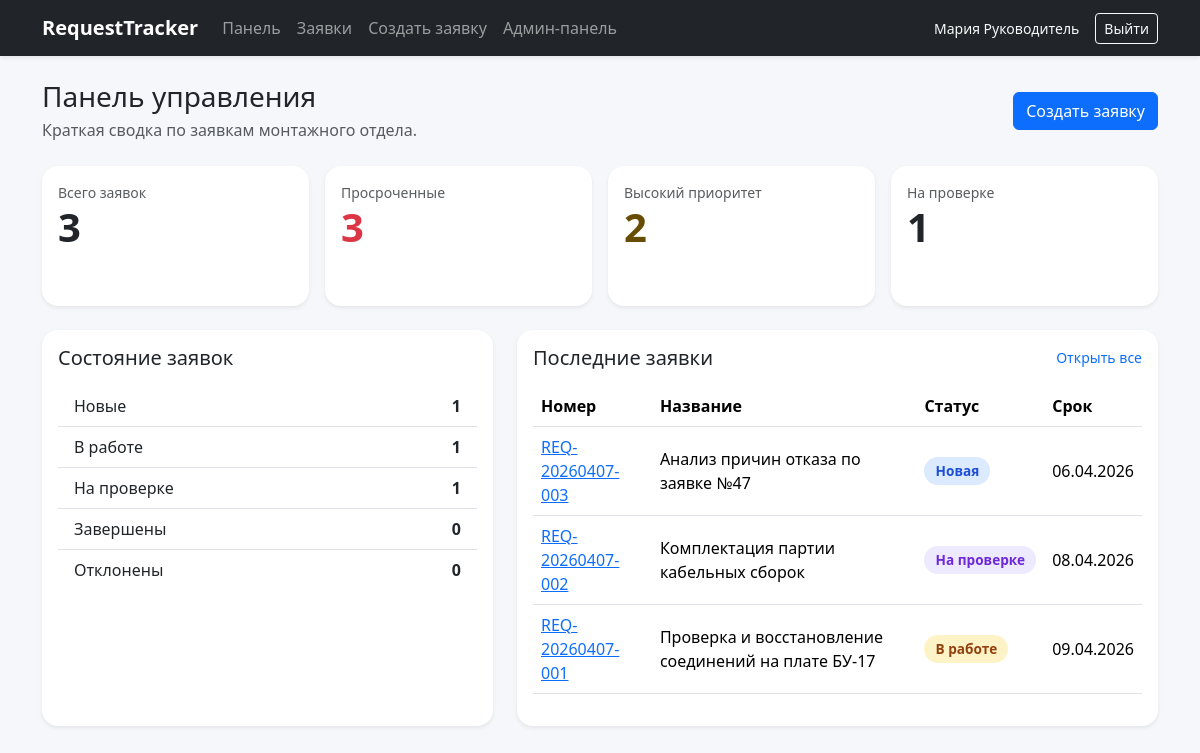
The app's page /dashboard/ (signed in) with its own data.
### tickets/models.py (models this page shows, shortened)
class Ticket(models.Model):
    class Status(models.TextChoices):
        NEW = 'new', 'Новая'
        IN_PROGRESS = 'in_progress', 'В работе'
        ON_REVIEW = 'on_review', 'На проверке'
        COMPLETED = 'completed', 'Завершена'
        REJECTED = 'rejected', 'Отклонена'
    class Priority(models.TextChoices):
        LOW = 'low', 'Низкий'
        MEDIUM = 'medium', 'Средний'
        HIGH = 'high', 'Высокий'
        CRITICAL = 'critical', 'Критический'
    number = models.CharField('Номер заявки', max_length=20, unique=True, editable=False)
    title = models.CharField('Краткое название', max_length=200)
    description = models.TextField('Описание работ')
    department = models.ForeignKey(
        Department,
        on_delete=models.PROTECT,
        related_name='tickets',
        verbose_name='Подразделение',
    )
    initiator = models.ForeignKey(
        settings.AUTH_USER_MODEL,
        on_delete=models.PROTECT,
        related_name='created_tickets',
        verbose_name='Инициатор',
    )
    assignee = models.ForeignKey(
        settings.AUTH_USER_MODEL,
        on_delete=models.SET_NULL,
        related_name='assigned_tickets',
        verbose_name='Исполнитель',
        blank=True,
        null=True,
    )
    controller = models.ForeignKey(
        settings.AUTH_USER_MODEL,
        on_delete=models.SET_NULL,
        related_name='controlled_tickets',
        verbose_name='Проверяющий',
        blank=True,
        null=True,
    )
    status = models.CharField(
        'Статус', max_length=20, choices=Status.choices, default=Status.NEW
    )
    priority = models.CharField(
        'Приоритет', max_length=20, choices=Priority.choices, default=Priority.MEDIUM
    )
    due_date = models.DateField('Срок выполнения', blank=True, null=True)
    created_at = models.DateTimeField('Создана', auto_now_add=True)
    updated_at = models.DateTimeField('Обновлена', auto_now=True)
    class Meta:
        verbose_name = 'Заявка'
        verbose_name_plural = 'Заявки'
        ordering = ['-created_at']

### tickets/views.py (the view)
# urls.py: path('dashboard/', views.dashboard, name='dashboard'),
@login_required
def dashboard(request: HttpRequest) -> HttpResponse:
    tickets = get_visible_tickets(request.user)
    status_counts = {status: 0 for status, _ in Ticket.Status.choices}
    for row in tickets.values('status').annotate(total=Count('id')):
        status_counts[row['status']] = row['total']
    overdue = tickets.filter(due_date__lt=timezone.localdate()).exclude(
        status__in=[Ticket.Status.COMPLETED, Ticket.Status.REJECTED]
    )
    recent_tickets = tickets[:5]
    context = {
        'status_counts': status_counts,
        'recent_tickets': recent_tickets,
        'overdue_count': overdue.count(),
        'total_count': tickets.count(),
        'high_priority_count': tickets.filter(priority__in=[Ticket.Priority.HIGH, Ticket.Priority.CRITICAL]).count(),
    }
    return render(request, 'tickets/dashboard.html', context)

### tickets/utils.py (called while the page is built)
def user_group_names(user) -> set[str]:
    if not getattr(user, 'is_authenticated', False):
        return set()
    return set(user.groups.values_list('name', flat=True))

def is_manager(user) -> bool:
    return bool(getattr(user, 'is_superuser', False) or MANAGER_GROUPS.intersection(user_group_names(user)))

def get_visible_tickets(user) -> QuerySet[Ticket]:
    if not getattr(user, 'is_authenticated', False):
        return Ticket.objects.none()
    if is_manager(user):
        return Ticket.objects.select_related('department', 'initiator', 'assignee', 'controller').all()
    return Ticket.objects.select_related('department', 'initiator', 'assignee', 'controller').filter(
        Q(initiator=user) | Q(assignee=user) | Q(controller=user)
    ).distinct()

### templates/tickets/dashboard.html (shortened to what this page needs)
{% extends 'base.html' %}
{% block content %}
<div class="d-flex justify-content-between align-items-center mb-4">
    <div>
        <h1 class="h3 mb-1">Панель управления</h1>
        <p class="text-muted mb-0">Краткая сводка по заявкам монтажного отдела.</p>
    </div>
    <a href="{% url 'ticket_create' %}" class="btn btn-primary">Создать заявку</a>
</div>
<div class="row g-3 mb-4">
    <div class="col-md-3">
        <div class="card border-0 shadow-sm stat-card">
            <div class="card-body">
                <div class="text-muted small">Всего заявок</div>
                <div class="display-6 fw-semibold">{{ total_count }}</div>
            </div>
        </div>
    </div>
    <div class="col-md-3">
        <div class="card border-0 shadow-sm stat-card">
            <div class="card-body">
                <div class="text-muted small">Просроченные</div>
                <div class="display-6 fw-semibold text-danger">{{ overdue_count }}</div>
            </div>
        </div>
    </div>
    <div class="col-md-3">
        <div class="card border-0 shadow-sm stat-card">
            <div class="card-body">
                <div class="text-muted small">Высокий приоритет</div>
                <div class="display-6 fw-semibold text-warning-emphasis">{{ high_priority_count }}</div>
            </div>
        </div>
    </div>
    <div class="col-md-3">
        <div class="card border-0 shadow-sm stat-card">
            <div class="card-body">
                <div class="text-muted small">На проверке</div>
                <div class="display-6 fw-semibold">{{ status_counts.on_review }}</div>
            </div>
        </div>
    </div>
</div>
<div class="row g-4">
    <div class="col-lg-5">
        <div class="card border-0 shadow-sm h-100">
            <div class="card-body">
                <h2 class="h5 mb-3">Состояние заявок</h2>
                <ul class="list-group list-group-flush">
                    <li class="list-group-item d-flex justify-content-between"><span>Новые</span><strong>{{ status_counts.new }}</strong></li>
                    <li class="list-group-item d-flex justify-content-between"><span>В работе</span><strong>{{ status_counts.in_progress }}</strong></li>
                    <li class="list-group-item d-flex justify-content-between"><span>На проверке</span><strong>{{ status_counts.on_review }}</strong></li>
                    <li class="list-group-item d-flex justify-content-between"><span>Завершены</span><strong>{{ status_counts.completed }}</strong></li>
                    <li class="list-group-item d-flex justify-content-between"><span>Отклонены</span><strong>{{ status_counts.rejected }}</strong></li>
                </ul>
            </div>
        </div>
    </div>
    <div class="col-lg-7">
        <div class="card border-0 shadow-sm h-100">
            <div class="card-body">
                <div class="d-flex justify-content-between align-items-center mb-3">
                    <h2 class="h5 mb-0">Последние заявки</h2>
                    <a href="{% url 'ticket_list' %}" class="small text-decoration-none">Открыть все</a>
                </div>
                <div class="table-responsive">
                    <table class="table align-middle">
                        <thead>
                        <tr>
                            <th>Номер</th>
                            <th>Название</th>
                            <th>Статус</th>
                            <th>Срок</th>
                        </tr>
                        </thead>
                        <tbody>
                        {% for ticket in recent_tickets %}
                            <tr>
                                <td><a href="{% url 'ticket_detail' ticket.pk %}">{{ ticket.number }}</a></td>
                                <td>{{ ticket.title }}</td>
                                <td><span class="badge badge-status status-{{ ticket.status }}">{{ ticket.get_status_display }}</span></td>
                                <td>{% if ticket.due_date %}{{ ticket.due_date|date:'d.m.Y' }}{% else %}—{% endif %}</td>
                            </tr>
                        {% empty %}
                            <tr><td colspan="4" class="text-center text-muted">Заявок пока нет.</td></tr>
                        {% endfor %}
                        </tbody>
                    </table>
                </div>
            </div>
        </div>
    </div>
</div>
{% endblock %}

### templates/base.html (shortened to what this page needs)
{% load static %}
<!DOCTYPE html>
<html lang="ru">
<head>
    <link href="https://cdn.jsdelivr.net/npm/bootstrap@5.3.3/dist/css/bootstrap.min.css" rel="stylesheet">
    <link rel="stylesheet" href="{% static 'css/styles.css' %}">
</head>
<body>
<nav class="navbar navbar-expand-lg navbar-dark bg-dark shadow-sm">
    <div class="container">
        <a class="navbar-brand fw-semibold" href="{% url 'dashboard' %}">RequestTracker</a>
        <div class="collapse navbar-collapse" id="mainNav">
            {% if user.is_authenticated %}
                <ul class="navbar-nav me-auto mb-2 mb-lg-0">
                    <li class="nav-item"><a class="nav-link" href="{% url 'dashboard' %}">Панель</a></li>
                    <li class="nav-item"><a class="nav-link" href="{% url 'ticket_list' %}">Заявки</a></li>
                    <li class="nav-item"><a class="nav-link" href="{% url 'ticket_create' %}">Создать заявку</a></li>
                    <li class="nav-item"><a class="nav-link" href="/admin/">Админ-панель</a></li>
                </ul>
                <div class="d-flex align-items-center gap-3 text-light small">
                    <span>{{ user.get_full_name|default:user.username }}</span>
                    <form method="post" action="{% url 'logout' %}">
                        <button class="btn btn-outline-light btn-sm" type="submit">Выйти</button>
                    </form>
                </div>
            {% endif %}
        </div>
    </div>
</nav>
<main class="container py-4">
    {% block content %}{% endblock %}
</main>
</body>
</html>

### static/css/styles.css (style rules this page uses)
body { background: #f5f7fb; }
.card { border-radius: 1rem; }
.stat-card { min-height: 140px; }
.badge-status { font-size: 0.85rem; padding: 0.45rem 0.7rem; border-radius: 999px; }
.status-new { background: #dbeafe; color: #1d4ed8; }
.status-in_progress { background: #fef3c7; color: #92400e; }
.status-on_review { background: #ede9fe; color: #6d28d9; }
.table td, .table th { vertical-align: middle; }

### records on screen
Ticket: number "REQ-20260407-003", title "Анализ причин отказа по заявке №47", status "Новая", due_date "06.04.2026"
Ticket: number "REQ-20260407-002", title "Комплектация партии кабельных сборок", status "На проверке", due_date "08.04.2026"
Ticket: number "REQ-20260407-001", title "Проверка и восстановление соединений на плате БУ-17", status "В работе", due_date "09.04.2026"

### other values on screen
{{ user.get_full_name|default:user.username }} "Мария Руководитель"
{{ total_count }} "3"
{{ overdue_count }} "3"
{{ high_priority_count }} "2"
{{ status_counts.on_review }} "1"
{{ status_counts.new }} "1"
{{ status_counts.in_progress }} "1"
{{ status_counts.completed }} "0"
{{ status_counts.rejected }} "0"
